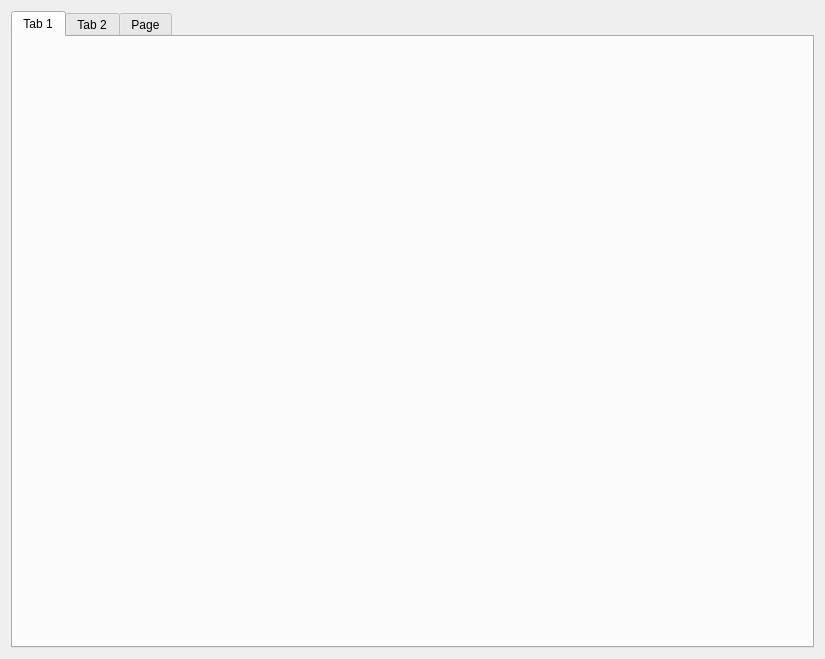
<?xml version="1.0" encoding="UTF-8"?>
<ui version="4.0">
 <class>Graph</class>
 <widget class="QWidget" name="Graph">
  <property name="geometry">
   <rect>
    <x>0</x>
    <y>0</y>
    <width>825</width>
    <height>659</height>
   </rect>
  </property>
  <property name="windowTitle">
   <string>Form</string>
  </property>
  <layout class="QVBoxLayout" name="verticalLayout">
   <item>
    <widget class="QTabWidget" name="tabWidget">
     <property name="currentIndex">
      <number>0</number>
     </property>
     <widget class="QWidget" name="X">
      <attribute name="title">
       <string>Tab 1</string>
      </attribute>
      <layout class="QVBoxLayout" name="verticalLayout_2">
       <item>
        <widget class="SetVariable_t" name="GraphX" native="true"/>
       </item>
      </layout>
     </widget>
     <widget class="QWidget" name="tab_2">
      <attribute name="title">
       <string>Tab 2</string>
      </attribute>
      <layout class="QVBoxLayout" name="verticalLayout_3">
       <item>
        <widget class="SetVariable_t" name="GraphY" native="true"/>
       </item>
      </layout>
     </widget>
     <widget class="QWidget" name="tab_3">
      <attribute name="title">
       <string>Page</string>
      </attribute>
      <layout class="QVBoxLayout" name="verticalLayout_4">
       <item>
        <widget class="SetVariable_t" name="GraphZ" native="true"/>
       </item>
      </layout>
     </widget>
    </widget>
   </item>
  </layout>
 </widget>
 <customwidgets>
  <customwidget>
   <class>SetVariable_t</class>
   <extends>QWidget</extends>
   <header location="global">setvariable_t.h</header>
   <container>1</container>
  </customwidget>
 </customwidgets>
 <resources/>
 <connections/>
</ui>
